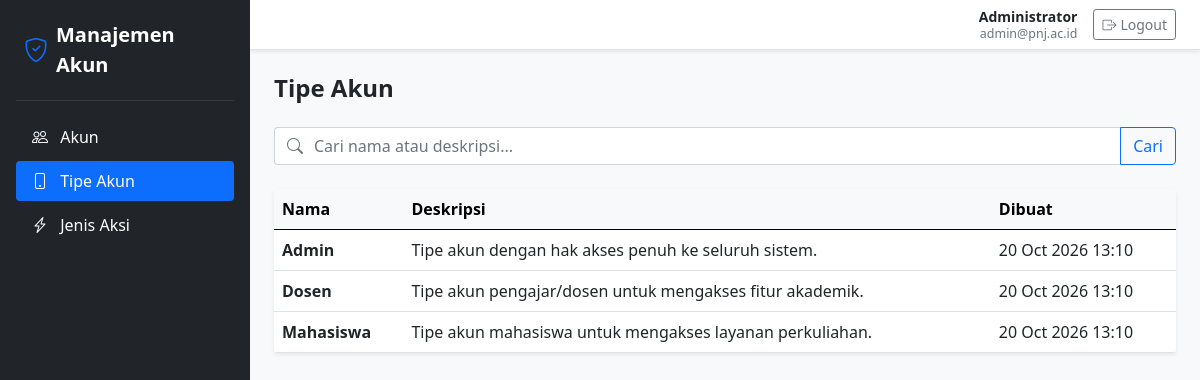
The app's page /pertemuan8/index.php?url=accountType (signed in) with its own data.
### tables this page shows
CREATE TABLE IF NOT EXISTS `account_type` (
    `id` CHAR(36) NOT NULL,
    `name` VARCHAR(128) NOT NULL,
    `description` TEXT NULL,
    `created_at` DATETIME NOT NULL DEFAULT CURRENT_TIMESTAMP,
    `updated_at` DATETIME NOT NULL DEFAULT CURRENT_TIMESTAMP ON UPDATE CURRENT_TIMESTAMP,
    `deleted_at` DATETIME NULL DEFAULT NULL,
    PRIMARY KEY (`id`)
);

### pertemuan8/app/Controllers/AccountTypeController.php (called while the page is built, shortened)
<?php
require_once __DIR__ . '/../../core/Controller.php';
class AccountTypeController extends Controller {
    public function index() {
        $keyword = trim($_GET['q'] ?? '');
        $model = $this->model('AccountType');
        $flash = $_SESSION['flash'] ?? null;
        $this->view('account_type/index', [
            'title' => 'Tipe Akun',
            'activeMenu' => 'account_type',
            'accountTypes' => $model->getAccountType($keyword),
            'keyword' => $keyword,
            'flash' => $flash,
            'isAdmin' => $this->isAdmin()
        ]);
    }
}

### pertemuan8/core/Router.php (called while the page is built, shortened)
<?php
class Router {
    protected $method = 'index';
    public function __construct() {
        $url = $this->parseUrl();
        if (isset($url[0]) && !empty($url[0])) {
            $raw = strtolower(str_replace(['_', '-'], '', $url[0]));
            if ($raw === 'login' || $raw === 'auth') {
                $controllerName = 'AuthController';
            } elseif ($raw === 'accounttype') {
                $controllerName = 'AccountTypeController';
            } else {
                $controllerName = ucfirst($url[0]) . 'Controller';
            }
            if (file_exists(__DIR__ . '/../app/Controllers/' . $controllerName . '.php')) {
                $this->controller = $controllerName;
                unset($url[0]);
            } else {
                $this->render404();
                return;
            }
        }
        $this->controller = new $this->controller;
        $this->params = $url ? array_values($url) : [];
        call_user_func_array([$this->controller, $this->method], $this->params);
    }
    private function parseUrl() {
        if (isset($_GET['url'])) {
            $url = rtrim($_GET['url'], '/');
            $url = filter_var($url, FILTER_SANITIZE_URL);
            return explode('/', $url);
        }
        return [];
    }
}

### pertemuan8/index.php (called while the page is built, shortened)
<?php
require_once __DIR__ . '/core/Router.php';
require_once __DIR__ . '/core/Controller.php';
require_once __DIR__ . '/core/Model.php';
$app = new Router();

### pertemuan8/core/Model.php (called while the page is built, shortened)
<?php
class Model {
    public function __construct() {
        $dsn = "mysql:host=" . DB_HOST . ";dbname=" . DB_NAME . ";charset=" . DB_CHARSET;
        $options = [
            PDO::ATTR_ERRMODE            => PDO::ERRMODE_EXCEPTION,
            PDO::ATTR_DEFAULT_FETCH_MODE => PDO::FETCH_ASSOC,
            PDO::ATTR_EMULATE_PREPARES   => false,
        ];
        try {
            $this->db = new PDO($dsn, DB_USER, DB_PASS, $options);
        } catch (\PDOException $e) {
            $this->db = null;
        }
    }
}

### pertemuan8/app/Models/AccountType.php (called while the page is built, shortened)
<?php
require_once __DIR__ . '/../../core/Model.php';
class AccountType extends Model {
    public function getAccountType($keyword = '') {
        $sql = "SELECT * FROM account_type WHERE deleted_at IS NULL";
        $params = [];
        $sql .= " ORDER BY created_at ASC, name ASC";
        $stmt = $this->db->prepare($sql);
        $stmt->execute($params);
        return $stmt->fetchAll();
    }
}

### pertemuan8/app/Views/account_type/index.php (the view, shortened to what this page needs)
<div class="d-flex justify-content-between align-items-center mb-4">
    <h2 class="h4 mb-0 fw-bold text-dark">Tipe Akun</h2>
</div>
<form method="GET" action="<?= BASE_URL ?>index.php" class="mb-4">
    <div class="input-group">
        <span class="input-group-text bg-white border-end-0 text-muted">
            <i class="bi bi-search"></i>
        </span>
        <input type="text" name="q" class="form-control border-start-0 ps-0" placeholder="Cari nama atau deskripsi..."
               value="<?= htmlspecialchars($keyword ?? '') ?>">
        <button class="btn btn-outline-primary" type="submit">Cari</button>
    </div>
</form>
<div class="card shadow-sm border-0 overflow-hidden">
    <div class="table-responsive">
        <table class="table table-hover align-middle mb-0">
            <thead class="table-light">
                <tr>
                    <th class="fw-bold">Nama</th>
                    <th class="fw-bold">Deskripsi</th>
                    <th class="fw-bold">Dibuat</th>
                </tr>
            </thead>
            <tbody>
                <?php if (empty($accountTypes)): ?>
                    <tr>
                        <td colspan="<?= ($isAdmin ?? false) ? '4' : '3' ?>" class="text-center text-muted py-5">
                            <i class="bi bi-inbox fs-2 d-block mb-2 text-secondary"></i>
                            <span>Data tipe akun tidak ditemukan.</span>
                        </td>
                    </tr>
                <?php else: ?>
                    <?php foreach ($accountTypes as $type): ?>
                        <tr>
                            <td class="fw-bold text-dark"><?= htmlspecialchars($type['name']) ?></td>
                            <td><?= htmlspecialchars($type['description'] ?? '-') ?></td>
                            <td><?= date('d M Y H:i', strtotime($type['created_at'])) ?></td>
                        </tr>
                    <?php endforeach; ?>
                <?php endif; ?>
            </tbody>
        </table>
    </div>
</div>

### records on screen
account_type: name "Admin", description "Tipe akun dengan hak akses penuh ke seluruh sistem.", created_at "20 Oct 2026 13:10"
account_type: name "Dosen", description "Tipe akun pengajar/dosen untuk mengakses fitur akademik.", created_at "20 Oct 2026 13:10"
account_type: name "Mahasiswa", description "Tipe akun mahasiswa untuk mengakses layanan perkuliahan.", created_at "20 Oct 2026 13:10"

### other values on screen
$_SESSION['user_name'] "Administrator"
$_SESSION['user_email'] "admin@pnj.ac.id"
